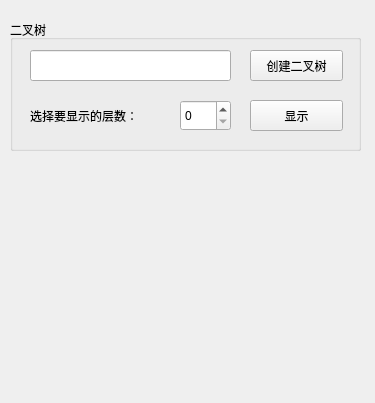
<?xml version="1.0" encoding="UTF-8"?>
<ui version="4.0">
 <class>BTreePainterUI</class>
 <widget class="QWidget" name="BTreePainterUI">
  <property name="geometry">
   <rect>
    <x>0</x>
    <y>0</y>
    <width>375</width>
    <height>403</height>
   </rect>
  </property>
  <property name="windowTitle">
   <string>BTreePainterUI</string>
  </property>
  <widget class="QGroupBox" name="groupBox">
   <property name="geometry">
    <rect>
     <x>10</x>
     <y>20</y>
     <width>351</width>
     <height>131</height>
    </rect>
   </property>
   <property name="title">
    <string>二叉树</string>
   </property>
   <widget class="QPushButton" name="onelevel_Btn">
    <property name="geometry">
     <rect>
      <x>240</x>
      <y>80</y>
      <width>93</width>
      <height>31</height>
     </rect>
    </property>
    <property name="text">
     <string>显示</string>
    </property>
   </widget>
   <widget class="QPushButton" name="create_Btn">
    <property name="geometry">
     <rect>
      <x>240</x>
      <y>30</y>
      <width>93</width>
      <height>31</height>
     </rect>
    </property>
    <property name="text">
     <string>创建二叉树</string>
    </property>
   </widget>
   <widget class="QLineEdit" name="data_Edit">
    <property name="geometry">
     <rect>
      <x>20</x>
      <y>30</y>
      <width>201</width>
      <height>31</height>
     </rect>
    </property>
   </widget>
   <widget class="QSpinBox" name="data_spin">
    <property name="geometry">
     <rect>
      <x>170</x>
      <y>80</y>
      <width>51</width>
      <height>31</height>
     </rect>
    </property>
   </widget>
   <widget class="QLabel" name="label">
    <property name="geometry">
     <rect>
      <x>20</x>
      <y>85</y>
      <width>141</width>
      <height>21</height>
     </rect>
    </property>
    <property name="text">
     <string>选择要显示的层数：</string>
    </property>
   </widget>
  </widget>
 </widget>
 <layoutdefault spacing="6" margin="11"/>
 <resources/>
 <connections>
  <connection>
   <sender>create_Btn</sender>
   <signal>clicked()</signal>
   <receiver>BTreePainterUI</receiver>
   <slot>on_create_Btn_clicked()</slot>
   <hints>
    <hint type="sourcelabel">
     <x>324</x>
     <y>66</y>
    </hint>
    <hint type="destinationlabel">
     <x>393</x>
     <y>67</y>
    </hint>
   </hints>
  </connection>
  <connection>
   <sender>onelevel_Btn</sender>
   <signal>clicked()</signal>
   <receiver>BTreePainterUI</receiver>
   <slot>on_onelevel_Btn_clicked()</slot>
   <hints>
    <hint type="sourcelabel">
     <x>313</x>
     <y>115</y>
    </hint>
    <hint type="destinationlabel">
     <x>386</x>
     <y>111</y>
    </hint>
   </hints>
  </connection>
 </connections>
 <slots>
  <slot>on_create_Btn_clicked()</slot>
  <slot>on_onelevel_Btn_clicked()</slot>
 </slots>
</ui>
